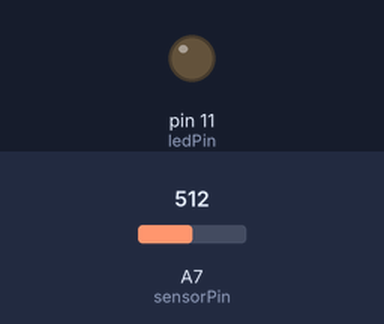
This sketch was run on a simulated Arduino Nano, built with avr-gcc and run on an emulated ATmega328P. Parts: output pins drawn as LEDs (lit = HIGH). The test bench sets the inputs (shaded band); at power-on: A7 (sensorPin) = 512. What the sketch prints to the serial monitor is not drawn.

Above: at 0.1 s.
At 5.1 s:
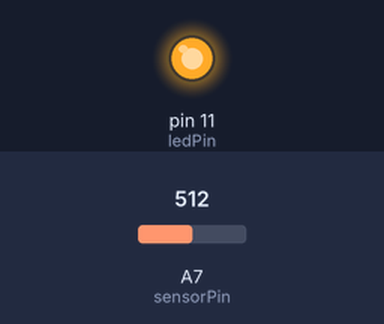
Timing chart, 0 to 6.6 s (numbered marks = the images above):
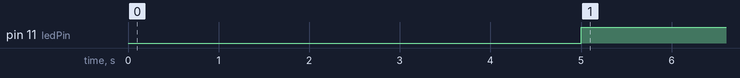

The sketch:

Analogoutput03a.ino
```cpp
/*  ********************************************************************

  R&D on RCWL-0516

  file: Analogoutput03a.ino
  Capture data when radar goes high  because of motion detection

  Created by Glenn C. Gregory
  "The Ghetto Rocketeer"
  July 21, 2017

  this code is in the public domain at GitHib
  http://github.com/Ghetto-Rocketeer/rcwl-0516

  ******************************************************************
  */

int sensorPin = A7;    // select the input pin for the RCWL-0516
int ledPin = 11;      // select the pin for the super bright LED , (no resistor needed)
int sensorValue = 0;  // variable to store the value coming from the sensor
int outValue = 0;     // Mapped value from sensor to tenths of a volt up to 5 volts
void setup() {
  // declare the ledPin as an OUTPUT:
  pinMode(ledPin, OUTPUT);
   Serial.begin(115200);
   Serial.println("Begin RCWL-0516 tests");
   delay(5000); //wait for sensor to get ready
   Serial.println("Waiting for you to wave your hand");
}

void loop() {
  // read the value from the sensor:

  sensorValue = analogRead(sensorPin);
  // turn the ledPin on
  if(sensorValue > 0){
     digitalWrite(ledPin, HIGH);
  }
  else
  {
      // turn the ledPin off:
    digitalWrite(ledPin, LOW);
  }
  outValue = map(sensorValue, 0, 1024, 0, 500);
  if(sensorValue > 20)
  {

    Serial.print(micros());
    Serial.print("\t ");
    Serial.println(outValue);
  }
  // set no delay for fastest readings
}
```

Measured:
- by itself, pin 11 (ledPin): LOW → HIGH at 5.0 s
